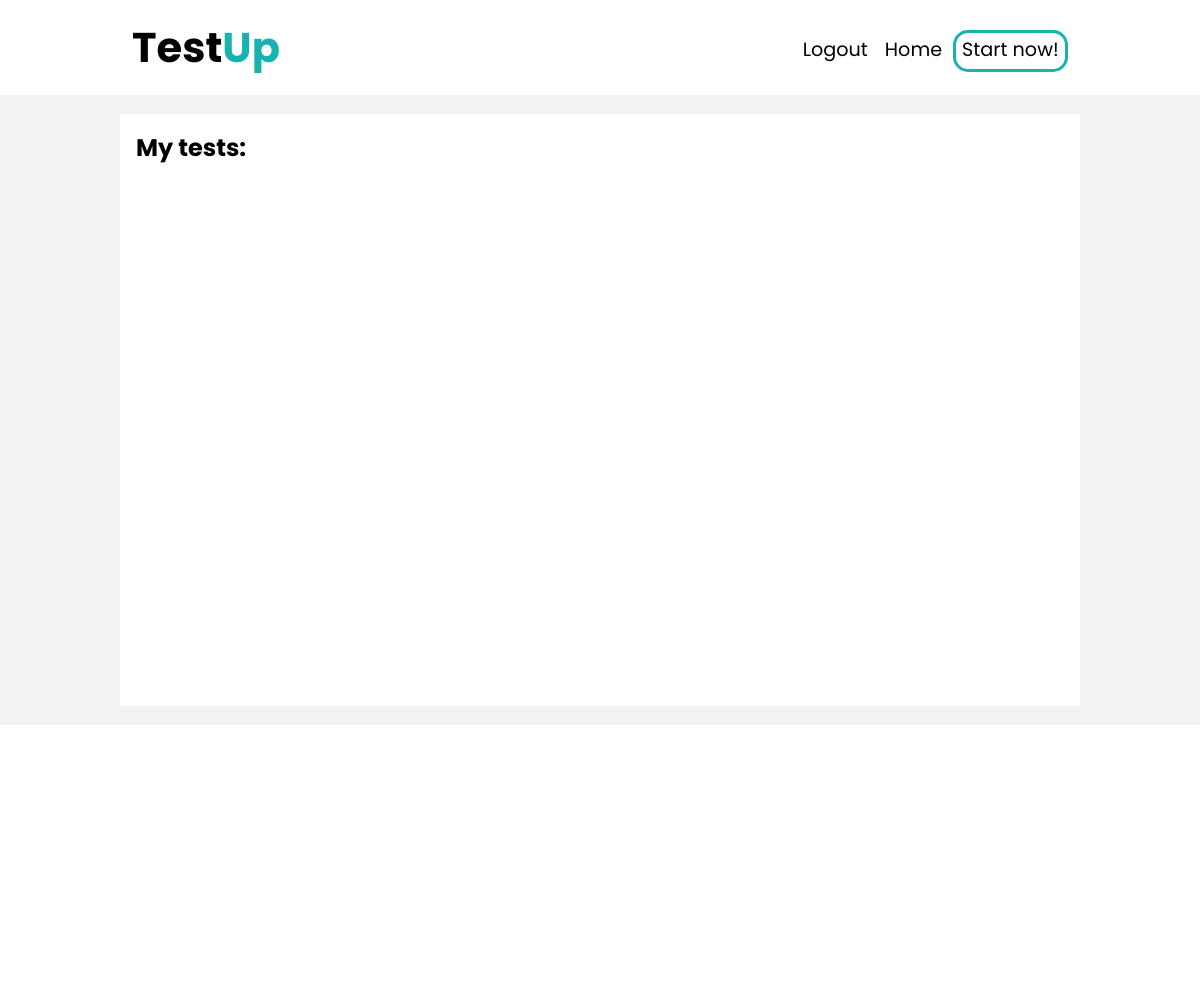
The page /user/tests/ (signed in) on the database as committed earlier.
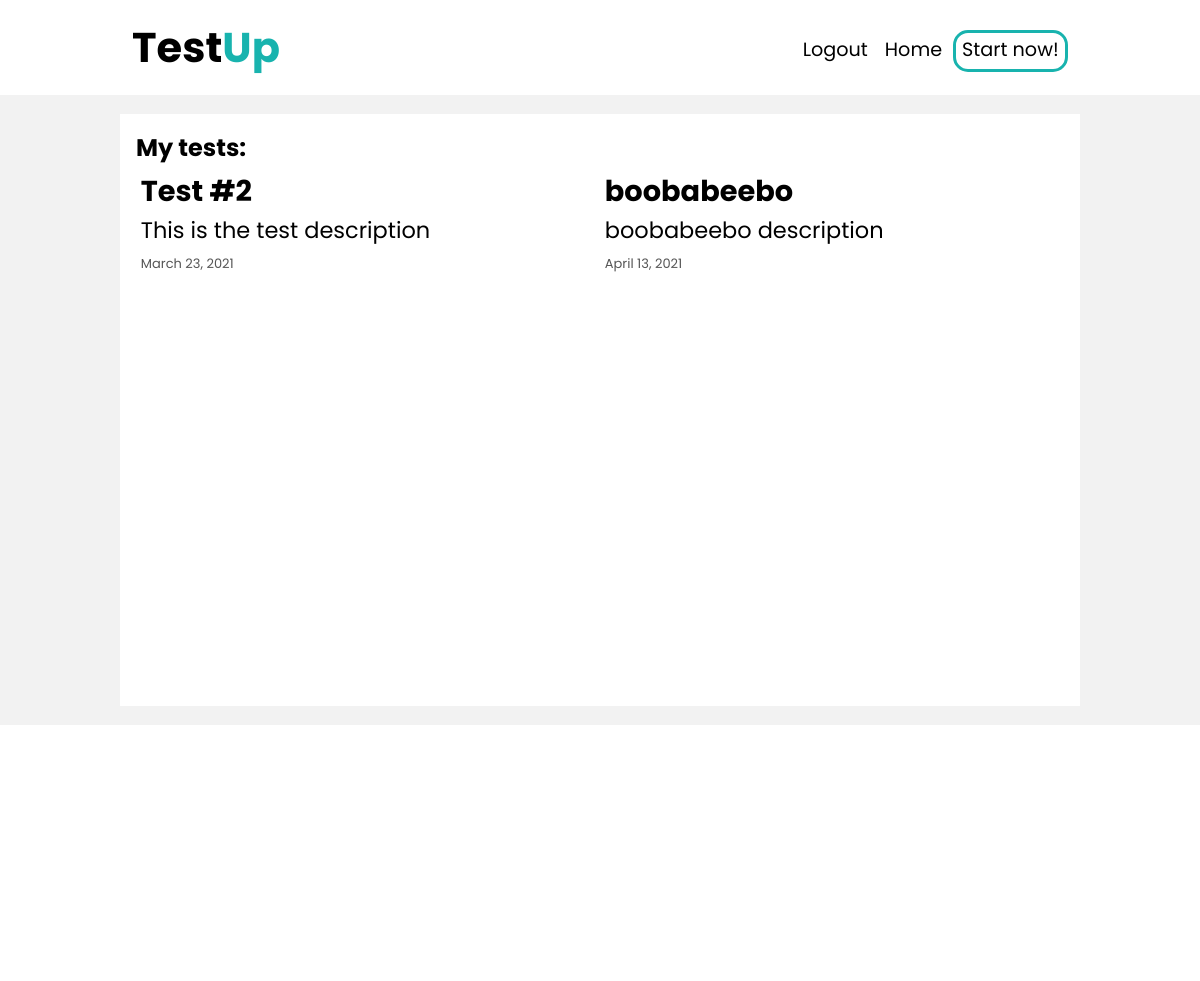
The same page on the database as committed later.
### testing/models.py (models this page shows, shortened)
class Test(models.Model):
    name = models.CharField(max_length=40)
    description = models.CharField(max_length=200)
    group = models.ForeignKey(TestGroup, on_delete=models.SET_NULL, null=True)
    pub_date = models.DateField(default=now)
    questions_amount = models.SmallIntegerField(default=0)
    creator = models.ForeignKey(User, on_delete=models.PROTECT, null=True)

### testing/views.py (the view)
# urls.py: path('user/tests/', ManageTestsView.as_view(), name='Manage tests'),
class ManageTestsView(LoginRequiredMixin, View):
    login_url='/signin/'
    def get(self, request, *args, **kwargs):
        user_created_tests = get_tests_by_user(request.user.username)
        return render(request, 'testing/manage_tests.html', context={'user_created_tests': user_created_tests})

### testing/services.py (called while the page is built)
def get_tests_by_user(username: str) -> list:
    return [ i for i in Test.objects.filter(creator=User.objects.get(username=username))]

### testing/templates/testing/manage_tests.html (shortened to what this page needs)
{% extends 'testing/basic.html'%}
{% block body %}
<article>
    <h2>My tests:</h2><br>
{% for test in user_created_tests %}
<section class="wrapper">
    <a href="{{test.pk}}">
    <h2>{{ test.name }}</h2>
    <h3>{{ test.description }}</h3>
    <span class="date">{{ test.pub_date }}</span>
    </a>
</section>
{% endfor %}
</article>
{% endblock %}

Rows that differ between the two databases and show on the page:
now on this page (row edited): Test: name "Test #2", description "This is the test description", pub_date "March 23, 2021"
added Test: name "boobabeebo", description "boobabeebo description", pub_date "April 13, 2021"
